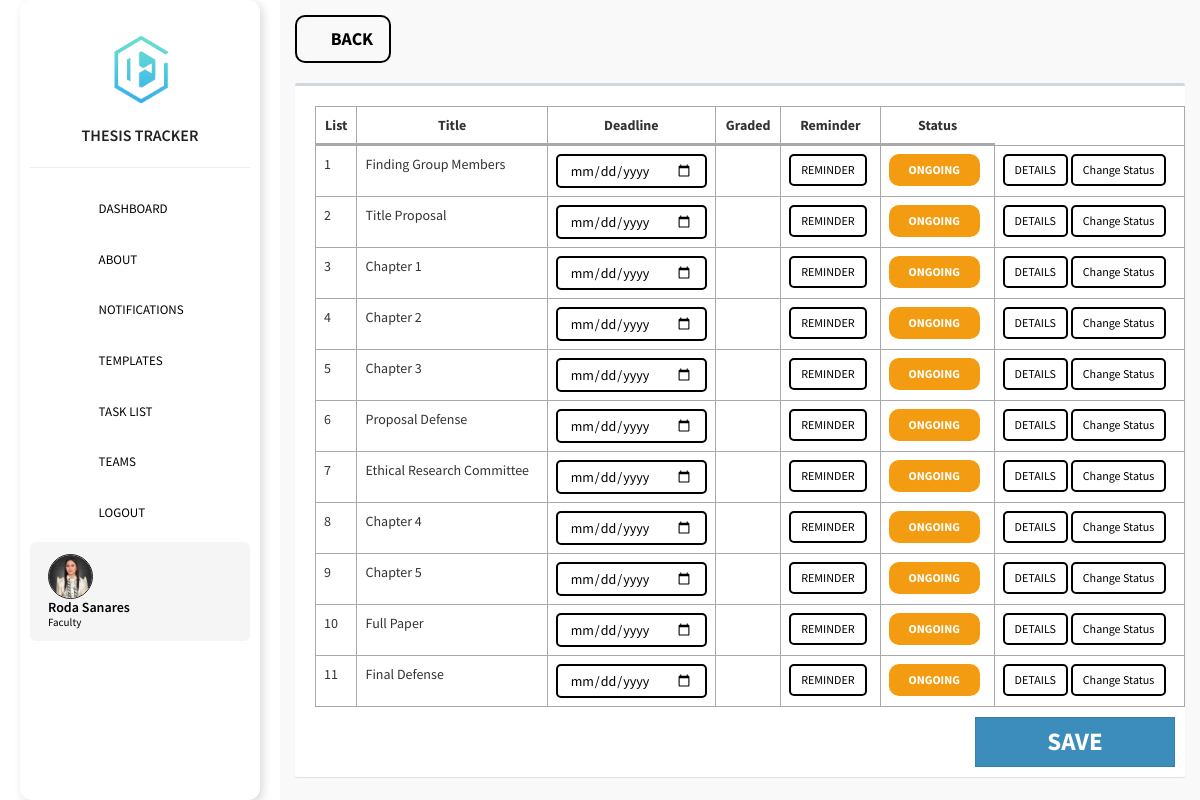
Page /admin/setdeadline.php?teams_id=30 (signed in) on the committed database.
### tables this page shows
CREATE TABLE `users` (
  `id` int(11) NOT NULL,
  `img` text NOT NULL DEFAULT 'default.png',
  `firstname` text NOT NULL,
  `lastname` text NOT NULL,
  `middlename` text NOT NULL,
  `section` varchar(255) DEFAULT NULL,
  `yr_lvl` varchar(255) DEFAULT NULL,
  `email` text NOT NULL,
  `password` text NOT NULL,
  `passwordtxt` text NOT NULL,
  `department` text NOT NULL,
  `contact` text NOT NULL,
  `address` text NOT NULL,
  `code` int(11) NOT NULL,
  `verification_code` int(11) NOT NULL,
  `type` int(1) NOT NULL DEFAULT 2 COMMENT '0=admin,1=adviser,2=student',
  `status` int(1) NOT NULL
);

CREATE TABLE `setdeadline` (
  `setdeadline_id` int(11) NOT NULL,
  `teams_id` int(11) NOT NULL,
  `name` text NOT NULL,
  `deadline` date DEFAULT NULL,
  `status` int(1) NOT NULL COMMENT '0=ongoing\r\n1=scheduled\r\n2=past due\r\n3=completed',
  `notif` int(1) NOT NULL DEFAULT 1 COMMENT '1=unnotified, 0=notified'
);

### config/config.php (called while the page is built, shortened)
<?php
class Connection {
    private $servername = "localhost";
    private $username = "root";
    private $password = "";
    private $dbname = "dlsu";
    private $port = 3307;
    public function conn() {
        try {
            $this->dsn = "mysql:host=".$this->servername.";port=".$this->port.";dbname=".$this->dbname;
            $this->pdo = new PDO($this->dsn, $this->username, $this->password, [
                PDO::ATTR_ERRMODE => PDO::ERRMODE_EXCEPTION,
                PDO::ATTR_DEFAULT_FETCH_MODE => PDO::FETCH_ASSOC
            ]);
            return $this->pdo;
        } catch (PDOException $e) {
            die("Connection failed: " . $e->getMessage());
        }
    }
}
?>

### admin/setdeadline.php (the view, shortened to what this page needs)
<?php
  include '../config/config.php';
  class data extends Connection{
    public function managedata(){
?>
<!DOCTYPE html>
<html>
<head><?php include 'head.php'; ?></head>
<body class="hold-transition skin-blue sidebar-mini">
  <div class="wrapper">
    <?php include 'sidebar.php'; ?>
    <div class="content-wrapper" style="height: 100vh;background-color: #f9f9f9;overflow-y: auto;">
      <section class="content">
        <div>
          <a href="viewgroup.php?teams_id=<?php echo $_GET['teams_id'] ?>" class='btn btn-lg btn-flat' style="border: 2px solid black;font-style: normal;border-radius: 10px;color: #000;font-weight: bold;"><i class="fas fa-chevron-left"></i> BACK</a>
        </div>
        <br>
        <div class="row">
          <div class="col-xs-12">
            <div class="box">
              <form method="POST" action="../controller/setdeadlineController.php">
                <div class="box-body table-responsive">
                  <table id="example1" class="table table-bordered">
                    <thead>
                      <th>List</th>
                      <th>Title</th>
                      <th>Deadline</th>
                      <th>Graded</th>
                      <?php if($_SESSION['type'] == 1): ?>
                      <th>Reminder</th>
                      <?php endif; ?>
                      <th>Status</th>
                    </thead>
                    <tbody>
                      <?php $sql = "SELECT * FROM setdeadline WHERE teams_id = '".$_GET['teams_id']."'";
                      $stmt = $this->conn()->query($sql);
                      $id = 1;
                      while ($row = $stmt->fetch()) { ?>
                        <tr>
                          <td><?php echo $id; ?></td>
                          <td><?php echo $row['name'] ?></td>
                          <td>
                            <input type="date" name="deadline[]" value="<?php echo $row['deadline'] ?>" class="form-control" style="border: 2px solid black;color: #000;border-radius: 5px;">
                          </td>
                          <td>
                          </td>
                          <?php if($_SESSION['type'] == 1): ?>
                          <td>
                            <a class='btn btn-sm setreminder btn-flat'
                            data-setreminder_teams_id='<?php echo $row['teams_id'] ?>'
                            data-setreminder_setdeadline_id='<?php echo $row['setdeadline_id'] ?>'
                             style="border: 2px solid black;color: #000;border-radius: 5px;">REMINDER</a>
                          </td>
                          <?php endif; ?>
                          <td>
                            <?php
                            if ($row['status'] == 0) {
                              echo "<span class='badge btn-warning' style='padding: 10px 20px;'>ONGOING</span>";
                            } else if ($row['status'] == 1) {
                              echo "<span class='badge btn-primary' style='padding: 10px 20px;'>SCHEDULED</span>";
                            } else if ($row['status'] == 2) {
                              echo "<span class='badge btn-danger' style='padding: 10px 20px;'>PAST DUE</span>";
                            } else if ($row['status'] == 3) {
                              echo "<span class='badge btn-success' style='padding: 10px 20px;'>COMPLETED</span>";
                            }
                             ?>
                          </td>
                          <td>
                          <a href="managegroupmembersdetails.php?teams_id=<?php echo $row['teams_id'] ?>&label=setdeadline" class='btn btn-sm btn-flat' style="border: 2px solid black;color: #000;border-radius: 5px;">DETAILS</a>
                          <?php if($_SESSION['type'] == 1): ?>
                          <a class='btn btn-sm changestatus btn-flat'
                          data-changestatus_setdeadline_id='<?php echo $row['setdeadline_id'] ?>'
                           style="border: 2px solid black;color: #000;border-radius: 5px;">Change Status</a>
                          <?php endif; ?>
                        </td>
                        </tr>
                      <?php $id++; } ?>
                    </tbody>
                  </table>
                  <?php if($_SESSION['type'] == 1): ?>
                  <div style="text-align: right;">
                    <button type="submit" name="setdeadline" class='btn btn-primary btn-sm btn-flat' style="width: 200px;height: 50px;font-size: 25px;font-weight: bold;"
                            >SAVE</button>
                  </div>
                  <?php endif; ?>
                </div>
              </form>
            </div>
          </div>
        </div>
      </section>
    </div>
  </div>
</body>
</html>
<?php } } $data = new data(); $data->managedata(); ?>

### admin/sidebar.php (shortened to what this page needs)
<aside class="main-sidebar">
  <section class="sidebar">
    <div class="sidebar-logo">
      <img src="../images/thesishub_logo2.png" alt="Thesis Hub Logo">
    </div>
    <p class="title">THESIS TRACKER</p>
    <hr class="my-4">
    <ul class="sidebar-menu">
    <li><a href="dashboard.php" style="color: black;"><i class="fas fa-tachometer-alt"></i> <span>DASHBOARD</span></a></li>
      <li><a href="about.php" style="color: black;"><i class="fas fa-info-circle"></i> <span>ABOUT</span></a></li>
      <?php if($_SESSION['type'] != 0): ?>
        <li><a href="notifications.php" style="color: black;"><i class="fas fa-bell"></i> <span>NOTIFICATIONS</span></a></li>
      <?php endif; ?>
      <li><a href="templates.php" style="color: black;"><i class="fas fa-book"></i> <span>TEMPLATES</span></a></li>
      <?php if($_SESSION['type'] == 1 || $_SESSION['type'] == 2): ?>
        <li><a href="tasklist.php" style="color: black;"><i class="fas fa-tasks"></i> <span>TASK LIST</span></a></li>
      <?php endif; ?>
      <li><a href="teams.php" style="color: black;"><i class="fas fa-users"></i> <span>TEAMS</span></a></li>
      <li><a style="color: black;" href="../logout.php" onclick="return confirm('Are you sure you want to logout?');"><i class="fas fa-sign-out-alt"></i> <span>LOGOUT</span></a></li>
    </ul>
    <ul class="sidebar-menu">
      <li>
        <?php
          $sql = "SELECT * FROM users WHERE id = '".$_SESSION['id']."'";
          $stmt = $this->conn()->query($sql);
          $row = $stmt->fetch();
        ?>
        <a href="#profile" data-toggle="modal" id="updateprofile" class="sidebar-profile"
          data-firstname="<?= $row['firstname'] ?>"
          data-users_id="<?= $row['id'] ?>"
          data-lastname="<?= $row['lastname'] ?>"
          data-email="<?= $row['email'] ?>"
          data-img="<?= $row['img'] ?>"
        >
          <img src="../images/<?php echo $row['img'] ?>" alt="User Profile">
          <div class="profile-info">
            <span class="name"><?php echo $row['firstname'] . " " . $row['lastname']; ?></span>
            <span class="role"><?php echo ($_SESSION['type'] == 1) ? "Faculty" : ($_SESSION['type'] == 2 ? "Student" : "Admin"); ?></span>
          </div>
        </a>
      </li>
    </ul>
  </section>
</aside>

### admin/head.php (style rules this page uses)
i { font-style: normal; }
th { text-align: center; }

### admin/sidebar.php (style rules this page uses)
.main-sidebar { position: fixed; left: 20px; top: 50%; transform: translateY(-50%); width: 240px; background: #ffffff; border-radius: 12px; box-shadow: 3px 3px 10px rgba(0, 0, 0, 0.15); padding: 10px; transition: all 0.3s ease-in-out; }
.sidebar-logo { text-align: center; padding: 10px 0; }
.sidebar-logo img { width: 80%; max-width: 120px; }
.title { font-size: 16px; font-weight: 600; text-align: center; color: #222; margin-bottom: 15px; }
.sidebar-menu { list-style: none; padding: 0; margin: 0; }
.sidebar-menu li { display: block; margin-bottom: 8px; }
.sidebar-menu a { display: flex; align-items: center; padding: 8px 12px; font-size: 13px; border-radius: 6px; transition: all 0.3s ease; color: #222; font-weight: 500; text-decoration: none; white-space: nowrap; }
.sidebar-menu i { font-size: 14px; margin-right: 8px; color: #222; transition: color 0.3s ease; }
.sidebar-profile { display: flex; align-items: center; gap: 10px; padding: 10px; background: #f5f5f5; border-radius: 8px; font-size: 13px; font-weight: 500; transition: 0.3s ease; color: black; white-space: nowrap; overflow: hidden; text-decoration: none; }
.sidebar-profile img { width: 45px; height: 45px; border-radius: 50%; object-fit: cover; border: 1.5px solid #222; }
.sidebar-profile .profile-info { display: flex; flex-direction: column; line-height: 1.2; }
.sidebar-profile .profile-info .name { font-weight: 600; font-size: 14px; color: black; }
.sidebar-profile .profile-info .role { font-size: 11px; color: black; }

### rows in the picture
users: img (picture), firstname "Roda", lastname "Sanares"
setdeadline: name "Finding Group Members", status "ONGOING"
setdeadline: name "Title Proposal", status "ONGOING"
setdeadline: name "Chapter 1", status "ONGOING"
setdeadline: name "Chapter 2", status "ONGOING"
setdeadline: name "Chapter 3", status "ONGOING"
setdeadline: name "Proposal Defense", status "ONGOING"
setdeadline: name "Ethical Research Committee", status "ONGOING"
setdeadline: name "Chapter 4", status "ONGOING"
setdeadline: name "Chapter 5", status "ONGOING"
setdeadline: name "Full Paper", status "ONGOING"
setdeadline: name "Final Defense", status "ONGOING"
